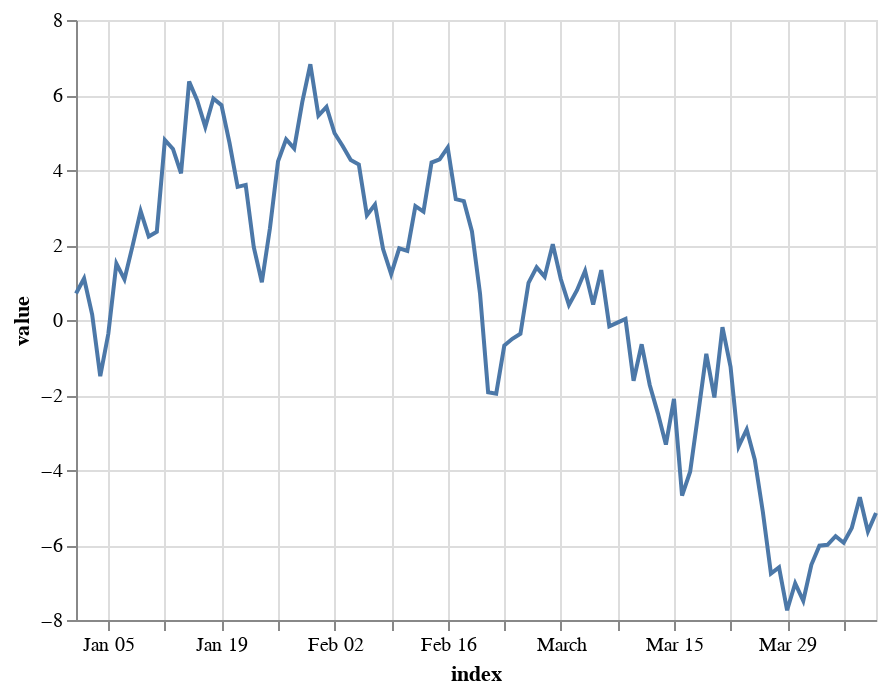

This figure's notebook cell:
### Code cell
chart = alt.Chart(datetime_df.reset_index())
chart.mark_line().encode(x='index:T', y='value:Q')

### Figure 1 — Vega-Lite specification as saved in the notebook (floating-point values rounded to 4 significant figures)
{"config": {"view": {"continuousWidth": 400, "continuousHeight": 300}}, "data": {"name": "data-30b988710a43dfd5e4d461ca69e8fc94"}, "mark": "line", "encoding": {"x": {"field": "index", "type": "temporal"}, "y": {"field": "value", "type": "quantitative"}}, "$schema": "https://vega.github.io/schema/vega-lite/v4.17.0.json", "datasets": {"data-30b988710a43dfd5e4d461ca69e8fc94": [{"index": "2020-01-01T00:00:00", "value": 0.7068}, {"index": "2020-01-02T00:00:00", "value": 1.108}, {"index": "2020-01-03T00:00:00", "value": 0.1444}, {"index": "2020-01-04T00:00:00", "value": -1.498}, {"index": "2020-01-05T00:00:00", "value": -0.3679}, {"index": "2020-01-06T00:00:00", "value": 1.506}, {"index": "2020-01-07T00:00:00", "value": 1.084}, {"index": "2020-01-08T00:00:00", "value": 1.977}, {"index": "2020-01-09T00:00:00", "value": 2.904}, {"index": "2020-01-10T00:00:00", "value": 2.226}, {"index": "2020-01-11T00:00:00", "value": 2.354}, {"index": "2020-01-12T00:00:00", "value": 4.8}, {"index": "2020-01-13T00:00:00", "value": 4.562}, {"index": "2020-01-14T00:00:00", "value": 3.908}, {"index": "2020-01-15T00:00:00", "value": 6.361}, {"index": "2020-01-16T00:00:00", "value": 5.855}, {"index": "2020-01-17T00:00:00", "value": 5.148}, {"index": "2020-01-18T00:00:00", "value": 5.909}, {"index": "2020-01-19T00:00:00", "value": 5.73}, {"index": "2020-01-20T00:00:00", "value": 4.72}, {"index": "2020-01-21T00:00:00", "value": 3.55}, {"index": "2020-01-22T00:00:00", "value": 3.603}, {"index": "2020-01-23T00:00:00", "value": 1.942}, {"index": "2020-01-24T00:00:00", "value": 1.008}, {"index": "2020-01-25T00:00:00", "value": 2.445}, {"index": "2020-01-26T00:00:00", "value": 4.229}, {"index": "2020-01-27T00:00:00", "value": 4.819}, {"index": "2020-01-28T00:00:00", "value": 4.575}, {"index": "2020-01-29T00:00:00", "value": 5.811}, {"index": "2020-01-30T00:00:00", "value": 6.82}, {"index": "2020-01-31T00:00:00", "value": 5.45}, {"index": "2020-02-01T00:00:00", "value": 5.681}, {"index": "2020-02-02T00:00:00", "value": 4.98}, {"index": "2020-02-03T00:00:00", "value": 4.639}, {"index": "2020-02-04T00:00:00", "value": 4.264}, {"index": "2020-02-05T00:00:00", "value": 4.146}, {"index": "2020-02-06T00:00:00", "value": 2.793}, {"index": "2020-02-07T00:00:00", "value": 3.076}, {"index": "2020-02-08T00:00:00", "value": 1.89}, {"index": "2020-02-09T00:00:00", "value": 1.224}, {"index": "2020-02-10T00:00:00", "value": 1.91}, {"index": "2020-02-11T00:00:00", "value": 1.845}, {"index": "2020-02-12T00:00:00", "value": 3.035}, {"index": "2020-02-13T00:00:00", "value": 2.891}, {"index": "2020-02-14T00:00:00", "value": 4.199}, {"index": "2020-02-15T00:00:00", "value": 4.285}, {"index": "2020-02-16T00:00:00", "value": 4.601}, {"index": "2020-02-17T00:00:00", "value": 3.221}, {"index": "2020-02-18T00:00:00", "value": 3.169}, {"index": "2020-02-19T00:00:00", "value": 2.361}, {"index": "2020-02-20T00:00:00", "value": 0.6991}, {"index": "2020-02-21T00:00:00", "value": -1.927}, {"index": "2020-02-22T00:00:00", "value": -1.964}, {"index": "2020-02-23T00:00:00", "value": -0.6816}, {"index": "2020-02-24T00:00:00", "value": -0.5001}, {"index": "2020-02-25T00:00:00", "value": -0.3655}, {"index": "2020-02-26T00:00:00", "value": 0.9927}, {"index": "2020-02-27T00:00:00", "value": 1.405}, {"index": "2020-02-28T00:00:00", "value": 1.156}, {"index": "2020-02-29T00:00:00", "value": 2.023}, {"index": "2020-03-01T00:00:00", "value": 1.087}, {"index": "2020-03-02T00:00:00", "value": 0.4015}, {"index": "2020-03-03T00:00:00", "value": 0.7934}, {"index": "2020-03-04T00:00:00", "value": 1.311}, {"index": "2020-03-05T00:00:00", "value": 0.4096}, {"index": "2020-03-06T00:00:00", "value": 1.33}, {"index": "2020-03-07T00:00:00", "value": -0.1696}, {"index": "2020-03-08T00:00:00", "value": -0.07052}, {"index": "2020-03-09T00:00:00", "value": 0.02567}, {"index": "2020-03-10T00:00:00", "value": -1.62}, {"index": "2020-03-11T00:00:00", "value": -0.6473}, {"index": "2020-03-12T00:00:00", "value": -1.733}, {"index": "2020-03-13T00:00:00", "value": -2.483}, {"index": "2020-03-14T00:00:00", "value": -3.322}, {"index": "2020-03-15T00:00:00", "value": -2.106}, {"index": "2020-03-16T00:00:00", "value": -4.683}, {"index": "2020-03-17T00:00:00", "value": -4.046}, {"index": "2020-03-18T00:00:00", "value": -2.494}, {"index": "2020-03-19T00:00:00", "value": -0.9036}, {"index": "2020-03-20T00:00:00", "value": -2.064}, {"index": "2020-03-21T00:00:00", "value": -0.1929}, {"index": "2020-03-22T00:00:00", "value": -1.247}, {"index": "2020-03-23T00:00:00", "value": -3.369}, {"index": "2020-03-24T00:00:00", "value": -2.917}, {"index": "2020-03-25T00:00:00", "value": -3.724}, {"index": "2020-03-26T00:00:00", "value": -5.119}, {"index": "2020-03-27T00:00:00", "value": -6.76}, {"index": "2020-03-28T00:00:00", "value": -6.596}, {"index": "2020-03-29T00:00:00", "value": -7.741}, {"index": "2020-03-30T00:00:00", "value": -7.021}, {"index": "2020-03-31T00:00:00", "value": -7.488}, {"index": "2020-04-01T00:00:00", "value": -6.527}, {"index": "2020-04-02T00:00:00", "value": -6.019}, {"index": "2020-04-03T00:00:00", "value": -5.995}, {"index": "2020-04-04T00:00:00", "value": -5.764}, {"index": "2020-04-05T00:00:00", "value": -5.94}, {"index": "2020-04-06T00:00:00", "value": -5.544}, {"index": "2020-04-07T00:00:00", "value": -4.728}, {"index": "2020-04-08T00:00:00", "value": -5.641}, {"index": "2020-04-09T00:00:00", "value": -5.146}]}}
